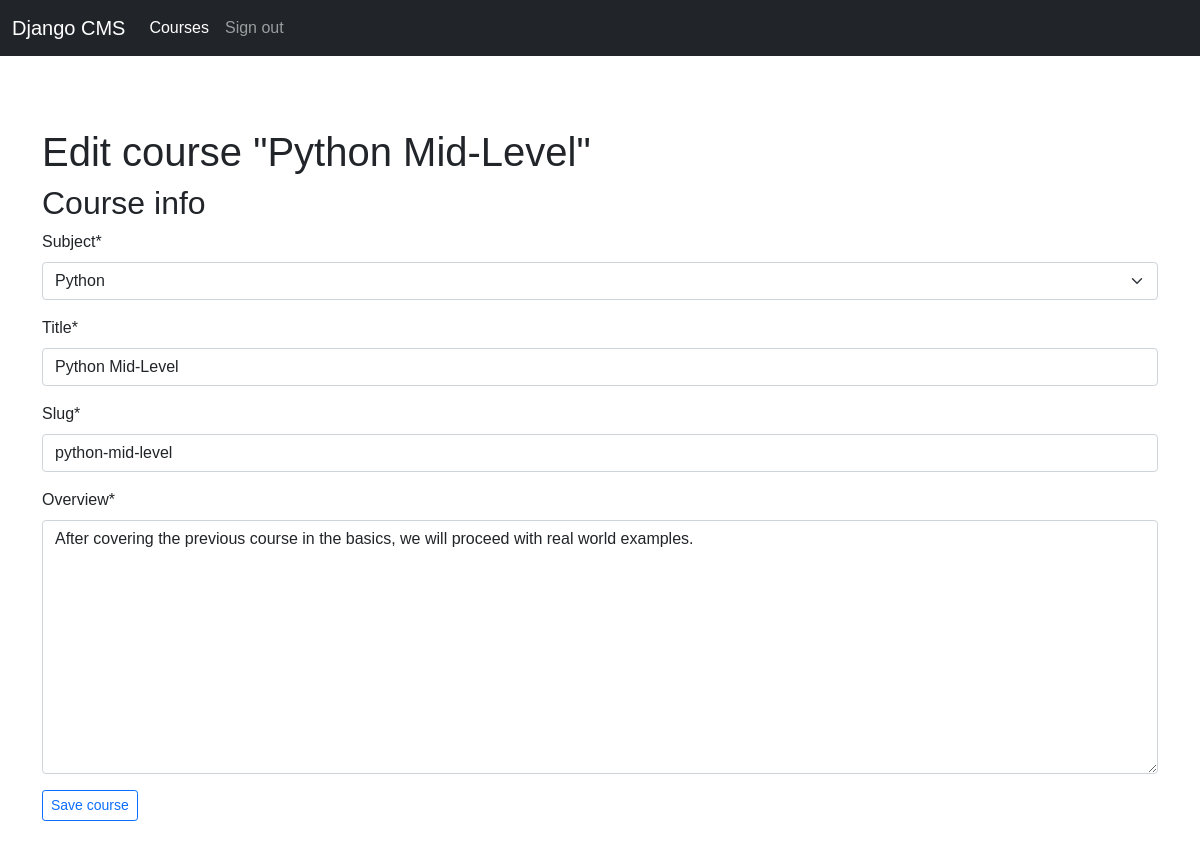
/course/2/edit/ (signed in), run on the app's committed database.
### courses/models.py (models this page shows, shortened)
class Course(models.Model):
    owner = models.ForeignKey(
        User, related_name="courses_created", on_delete=models.CASCADE
    )
    subject = models.ForeignKey(
        Subject, related_name="courses", on_delete=models.CASCADE
    )
    title = models.CharField(max_length=200)
    slug = models.SlugField(max_length=200, unique=True)
    overview = models.TextField()
    created = models.DateTimeField(auto_now_add=True)
    students = models.ManyToManyField(User, related_name="courses_joined", blank=True)
    class Meta:
        ordering = ["-created"]

class Subject(models.Model):
    title = models.CharField(max_length=200)
    slug = models.SlugField(max_length=200, unique=True)
    class Meta:
        ordering = ["title"]
    def __str__(self):
        return self.title

### courses/views.py (the view)
# urls.py: path("<pk>/edit/", views.CourseUpdateView.as_view(), name="course_edit"),
class CourseUpdateView(PermissionRequiredMixin, OwnerCourseEditMixin, UpdateView):
    permission_required = "courses.change_course"

### courses/views.py (called while the page is built)
    def get_queryset(self):
        qs = super(OwnerMixin, self).get_queryset()
        return qs.filter(owner=self.request.user)

### courses/templates/courses/manage/course/form.html (shortened to what this page needs)
{% extends "base.html" %}
{% load crispy_forms_tags %}
{% block content %}
    <div class="row">
        <div class="col-md-12 mb-5">
            <h1>
                {% if object %}
                    Edit course "{{ object.title }}"
                {% else %}
                    Create a new course
                {% endif %}
            </h1>
            <h2>Course info</h2>
            <form action="." method="post" novalidate>
                {{ form|crispy }}
                <button type="submit" class="btn btn-outline-primary btn-sm">Save course</button>
            </form>
        </div>
    </div>
{% endblock %}

### courses/static/css/base.css (style rules this page uses)
body { font-family: sans-serif; }

### data on the page
Course: title "Python Mid-Level", subject "Python", slug "python-mid-level", overview "After covering the previous course in the basics, we will proceed with real world examples."
Subject: title "Python Mid-Level"
